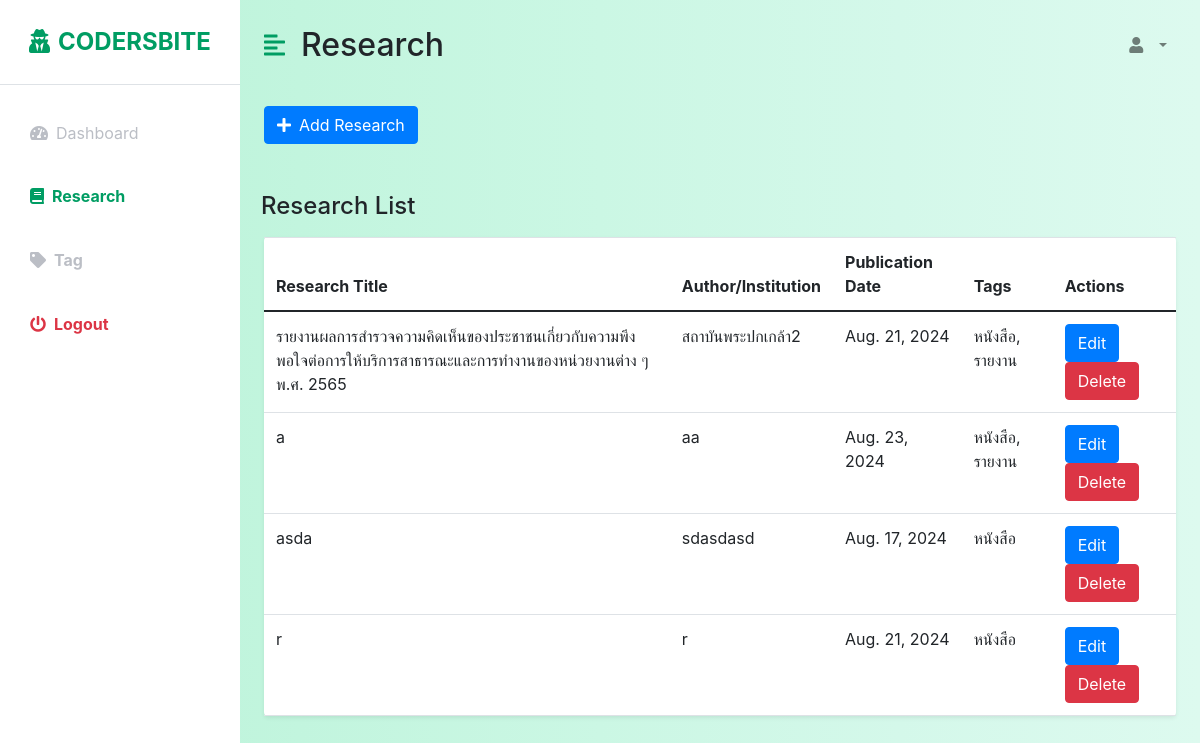
The app's page /Research/ with its own data.
### research_app/models.py (models this page shows, shortened)
class ProjectModel(models.Model):
    user = models.ForeignKey(User, on_delete=models.CASCADE)
    project_name = models.CharField(max_length=255)
    author_name = models.CharField(max_length=255)
    project_date = models.DateField()
    project_tag = models.ManyToManyField(TagModel, related_name='projects')
    image = models.ImageField(upload_to="img/")
    pdf_file = models.FileField(upload_to="pdf/")
    created_time = models.DateTimeField(auto_now_add=True)
    updated_time = models.DateTimeField(auto_now=True)
    created_by = models.ForeignKey(User, related_name='created_projects', on_delete=models.CASCADE, null=True, blank=True, editable=False)
    updated_by = models.ForeignKey(User, related_name='updated_projects', on_delete=models.CASCADE, null=True, blank=True, editable=False)

class TagModel(models.Model):
    name = models.CharField(max_length=255)
    created_time = models.DateTimeField(auto_now_add=True)
    updated_time = models.DateTimeField(auto_now=True)
    created_by = models.ForeignKey(User, related_name='created_tags', on_delete=models.CASCADE, null=True, blank=True, editable=False)
    updated_by = models.ForeignKey(User, related_name='updated_tags', on_delete=models.CASCADE, null=True, blank=True, editable=False)
    def __str__(self):
        return self.name

### research_app/views.py (the view)
# urls.py: path('Research/', views.research_list, name='research_list'),
def research_list(request):
    projects = ProjectModel.objects.all()
    tags = TagModel.objects.all()
    admin = request.user
    page = request.GET.get('page', 1)
    paginator = Paginator(projects, 5)
    try:
        projectpag = paginator.page(page)
    except PageNotAnInteger:
        projectpag = paginator.page(1)
    except EmptyPage:
        projectpag = paginator.page(paginator.num_pages)
    return render (request, 'admins/research_crud/research_list.html',{'admin':admin,'tags':tags,'projectpag':projectpag})

### research_app/templates/admins/research_crud/research_list.html (shortened to what this page needs)
{% load static %}
<!DOCTYPE html>
<html lang="en">
<head>
    <link href="https://cdn.jsdelivr.net/npm/bootstrap@5.0.0-beta3/dist/css/bootstrap.min.css" rel="stylesheet" />
    <link href="https://maxcdn.bootstrapcdn.com/bootstrap/4.5.2/css/bootstrap.min.css" rel="stylesheet">
    <link href="https://cdnjs.cloudflare.com/ajax/libs/select2/4.0.13/css/select2.min.css" rel="stylesheet" />
    <link rel="stylesheet" href="https://cdnjs.cloudflare.com/ajax/libs/font-awesome/5.15.3/css/all.min.css" />
    <link rel="stylesheet" href="{% static 'css/styles.css' %}" />
</head>
<body>
    <div class="d-flex" id="wrapper">
        <div class="bg-white" id="sidebar-wrapper">
            <div class="sidebar-heading text-center py-4 primary-text fs-4 fw-bold text-uppercase border-bottom">
                <i class="fas fa-user-secret me-2"></i>Codersbite
            </div>
            <div class="list-group list-group-flush my-3">
                <a href="{% url 'admin_list' %}"
                    class="list-group-item list-group-item-action bg-transparent second-text">
                    <i class="fas fa-tachometer-alt me-2"></i>Dashboard
                </a>
                <a href="{%url 'research_list'%}"
                    class="list-group-item list-group-item-action bg-transparent second-text fw-bold active">
                    <i class="fas fa-book me-2"></i>Research
                </a>
                <a href="{% url 'tag_list' %}" class="list-group-item list-group-item-action bg-transparent second-text fw-bold">
                    <i class="fas fa-tag me-2"></i>Tag
                </a>
                <a href="{% url 'logout' %}"
                    class="list-group-item list-group-item-action bg-transparent text-danger fw-bold">
                    <i class="fas fa-power-off me-2"></i>Logout
                </a>
            </div>
        </div>
        <div id="page-content-wrapper">
            <nav class="navbar navbar-expand-lg navbar-light bg-transparent py-4 px-4">
                <div class="d-flex align-items-center">
                    <i class="fas fa-align-left primary-text fs-4 me-3" id="menu-toggle"></i>
                    <h2 class="fs-2 m-0">Research</h2>
                </div>
                <div class="collapse navbar-collapse" id="navbarSupportedContent">
                    <ul class="navbar-nav ms-auto mb-2 mb-lg-0">
                        <li class="nav-item dropdown">
                            <a class="nav-link dropdown-toggle second-text fw-bold" href="#" id="navbarDropdown"
                                role="button" data-bs-toggle="dropdown" aria-expanded="false">
                                <i class="fas fa-user me-2"></i>
                            </a>
                        </li>
                    </ul>
                </div>
            </nav>
            <div class="container-fluid px-4">
                <div class="row my-3">
                    <div class="col-md-12">
                        <button class="btn btn-primary" data-bs-toggle="modal" data-bs-target="#addProjectModal">
                            <i class="fas fa-plus me-2"></i>Add Research
                        </button>
                    </div>
                </div>
                <div class="row my-5">
                    <h3 class="fs-4 mb-3">Research List</h3>
                    <div class="col">
                        <table class="table bg-white rounded shadow-sm table-hover">
                            <thead>
                                <tr>
                                    <th scope="col">Research Title</th>
                                    <th scope="col">Author/Institution</th>
                                    <th scope="col">Publication Date</th>
                                    <th scope="col">Tags</th>
                                    <th scope="col">Actions</th>
                                </tr>
                            </thead>
                            <tbody>
                                {% for project in projectpag %}
                                <tr>
                                    <td>{{ project.project_name }}</td>
                                    <td>{{ project.author_name }}</td>
                                    <td>{{ project.project_date }}</td>
                                    <td>
                                        {{ project.project_tag.all|join:", " }}
                                    </td>
                                    <td>
                                        <button class="btn btn-primary" data-bs-toggle="modal"
                                            data-bs-target="#editResearchModal-{{ project.id }}">
                                            Edit
                                        </button>
                                        <button class="btn btn-danger" data-bs-toggle="modal"
                                            data-bs-target="#deleteResearchModal-{{ project.id }}">
                                            Delete
                                        </button>
                                    </td>
                                </tr>
                                {%endfor%}
                            </tbody>
                        </table>
                    </div>
                </div>
            </div>
        </div>
    </div>
</body>
</html>

### research_app/static/css/styles.css (style rules this page uses)
:root { --main-bg-color: #009d63; --main-text-color: #009d63; --second-text-color: #bbbec5; --second-bg-color: #c1efde; }
.primary-text { color: var(--main-text-color); }
.second-text { color: var(--second-text-color); }
#wrapper { overflow-x: hidden; background-image: linear-gradient( to right, #baf3d7, #c2f5de, #cbf7e4, #d4f8ea, #ddfaef ); }
#sidebar-wrapper { min-height: 100vh; margin-left: -15rem; -webkit-transition: margin 0.25s ease-out; -moz-transition: margin 0.25s ease-out; -o-transition: margin 0.25s ease-out; transition: margin 0.25s ease-out; }
#sidebar-wrapper .sidebar-heading { padding: 0.875rem 1.25rem; font-size: 1.2rem; }
#sidebar-wrapper .list-group { width: 15rem; }
#page-content-wrapper { min-width: 100vw; }
#menu-toggle { cursor: pointer; }
.list-group-item { border: none; padding: 20px 30px; }
.list-group-item.active { background-color: transparent; color: var(--main-text-color); font-weight: bold; border: none; }
@media (min-width: 768px) { #sidebar-wrapper { margin-left: 0; } }
@media (min-width: 768px) { #page-content-wrapper { min-width: 0; width: 100%; } }
.nav-link { border: 1px solid #0000; }

### records on screen
ProjectModel: project_name "รายงานผลการสำรวจความคิดเห็นของประชาชนเกี่ยวกับความพึงพอใจต่อการให้บริการสาธารณะและการทำงานของหน่วยงานต่าง ๆ พ.ศ. 2565", author_name "สถาบันพระปกเกล้า2", project_date "Aug. 21, 2024", project_tag.all "หนังสือ, รายงาน"
ProjectModel: project_name "a", author_name "aa", project_date "Aug. 23, 2024", project_tag.all "หนังสือ, รายงาน"
ProjectModel: project_name "asda", author_name "sdasdasd", project_date "Aug. 17, 2024", project_tag.all "หนังสือ"
ProjectModel: project_name "r", author_name "r", project_date "Aug. 21, 2024", project_tag.all "หนังสือ"
